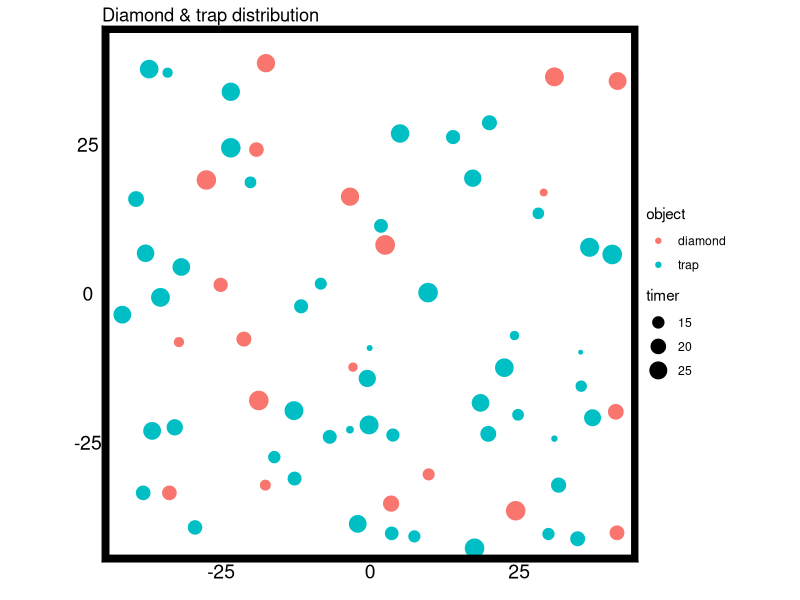
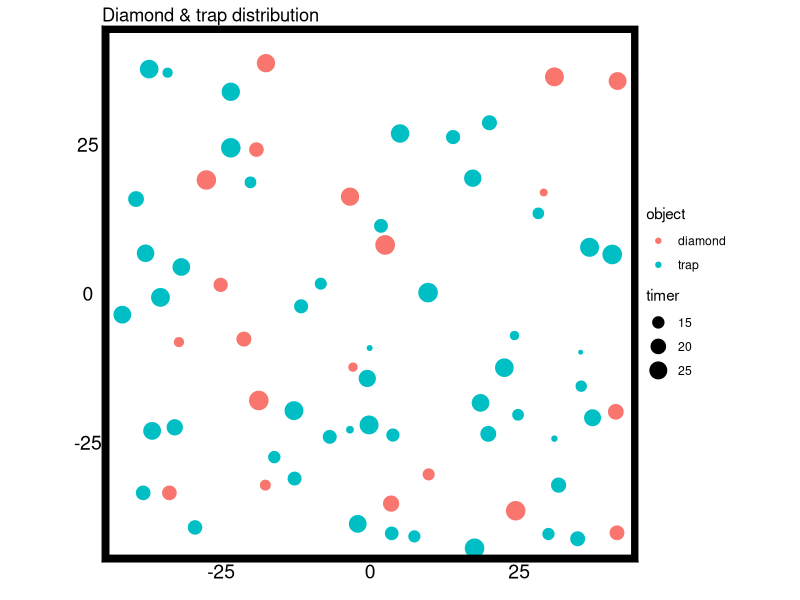

The R script that drew these images, in order:
# Script to run generate input data for DiamondWorld
# Version 2.0
# Date:  26/09/2024
# Author: Joern Alexander Quent
# /* 
# ----------------------------- Note on this script ---------------------------
# */
#
# /* 
# ----------------------------- Libraries, settings and functions ---------------------------
# */
######################################################
setwd("E:/research_projects/OLM_project/experiment/unityProjects/DiamondWorld/nonUnity_folder")
######################################################

# Libs
library(plyr)
library(ggplot2)

# Seed
set.seed(20240926)

# /* 
# ----------------------------- Params ---------------------------
# */
# Spawn limits
x_min <- -43
x_max <- 43
z_min <- -43
z_max <- 43
minDist <- 3

# Number of objects
numDiamonds <- 20
numTraps <- 50

# Reactivation range
time_min <- 10
time_max <- 30

# /* 
# ----------------------------- Draw random locations ---------------------------
# */
# Draw respanwn timings
diamondTimings <- round(runif(numDiamonds, min = time_min, max = time_max), 1)
trapTimings <- round(runif(numTraps, min = time_min, max = time_max), 1)

# Function to draw random position
draw_position <- function(x_min, x_max, z_min, z_max){
  x <- round(runif(1, min = x_min, max = x_max), 1)
  z <- round(runif(1, min = z_min, max = z_max), 1)
  return(c(x, z))
}

# Function to scatter diamonds and traps with minimum distance
scatter_objects <- function(numDiamonds, numTraps, x_min, x_max, z_min, z_max, minDist) {
  # Create a list of objects to create
  objectList <- c(rep("diamond", numDiamonds), rep("trap", numTraps))
  objectList <- sample(objectList)
  
  # Create empty variables to store the position
  positions <- matrix(NA, nrow = 0, ncol = 2)
  
  # New line
  cat("\n")
  
  # Loop through the object list
  for(i in 1:length(objectList)){
    if(i == 1){
      # Draw a random position
      positions <- rbind(positions, draw_position(x_min, x_max, z_min, z_max))
    } else {
      # Draw a random position
      rand_pos <- draw_position(x_min, x_max, z_min, z_max)
      while_index <- 1
      
      # Check if this position's minimum distance is above minDist 
      # if not keep on drawing new position
      while(min(dist(rbind(positions, rand_pos))) < minDist){
        rand_pos <- draw_position(x_min, x_max, z_min, z_max)
        cat("\r Placing object", i, "Try", while_index)
        while_index <- while_index + 1
        if(i == 6){
          return(list(objects = objectList, positions = positions))
        }
      }
      
      # Add to matrix
      positions <- rbind(positions, rand_pos)
    }
  }
  
  return(list(objects = objectList, positions = positions))
}

# Scatter objects
object_locations <- scatter_objects(numDiamonds, numTraps, x_min, x_max, z_min, z_max, minDist)

# Split variables
diamond_x <- object_locations$positions[object_locations$objects == "diamond", 1]
diamond_z <- object_locations$positions[object_locations$objects == "diamond", 2]
trap_x <- object_locations$positions[object_locations$objects == "trap", 1]
trap_z <- object_locations$positions[object_locations$objects == "trap", 2]

# /* 
# ----------------------------- Visualisation ---------------------------
# */
# Add to one data frame
df <- data.frame(object = c(rep('diamond', numDiamonds), rep('trap', numTraps)),
                 x = c(diamond_x, trap_x),
                 z = c(diamond_z, trap_z),
                 timer = c(diamondTimings, trapTimings))

vis <- ggplot(data = df, aes(x = x, y = z, colour = object, size = timer)) + 
  geom_point() +
  labs(title = 'Diamond & trap distribution', x = "", y = "") +
  coord_equal(xlim = c(-45, 45), ylim = c(-45, 45), expand = FALSE) +
  theme_void() + 
  theme(axis.text.y   = element_text(size=14),
        axis.text.x   = element_text(size=14),
        axis.title.y  = element_text(size=14),
        axis.title.x  = element_text(size=14),
        panel.background = element_blank(),
        panel.grid.major = element_blank(), 
        panel.grid.minor = element_blank(),
        axis.line = element_line(colour = "black"),
        panel.border = element_rect(colour = "black", fill = NA, size = 5))

vis

ggsave(vis, filename= "objectDistribution.png", width = 3000, height = 3000, dpi = 300, units = "px")


# /* 
# ----------------------------- Create output ---------------------------
# */

paste0("[", paste0(diamond_x, collapse = ", "), "]")
paste0("[", paste0(diamond_z, collapse = ", "), "]")
paste0("[", paste0(diamondTimings, collapse = ", "), "]")
paste0("[", paste0(trap_x, collapse = ", "), "]")
paste0("[", paste0(trap_z, collapse = ", "), "]")
paste0("[", paste0(trapTimings, collapse = ", "), "]")